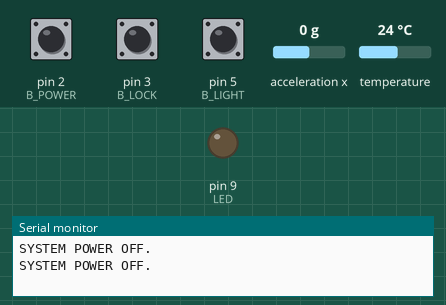
This sketch was run on a simulated Arduino Uno, built with avr-gcc and run on an emulated ATmega328P. Parts: output pins drawn as LEDs (lit = HIGH), the last lines printed to the serial monitor. Inputs (shaded band) come from the test bench; at power-on: pin 5 (B_LIGHT) HIGH, pin 2 (B_POWER) HIGH, pin 3 (B_LOCK) HIGH, acceleration x 0 g, temperature 24 °C.

Above: at 1.6 s.
1.7 s: pin 5 (B_LIGHT) pulled LOW for 3.2 s
At 4.2 s:
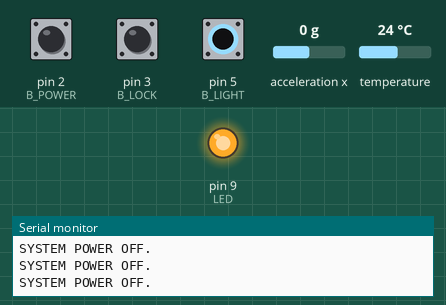
6.4 s: pin 2 (B_POWER) pulled LOW for 0.5 s
Timing chart, 0 to 9.4 s (numbered marks = the images above; inputs shaded):
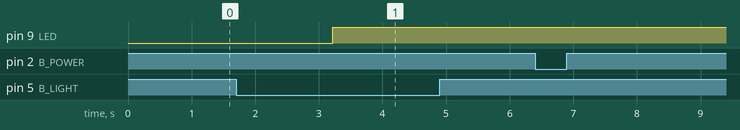

Measured:
- after the input at 1.7 s, pin 9 (LED): LOW → HIGH after 1.5 s

The sketch:

thermometer_2.ino
```cpp
#include <Wire.h>
#include <OneWire.h>
#include <DallasTemperature.h>
#include "I2Cdev.h"
#include "MPU6050.h"
// PIN DEFINITIONS
#define B_POWER        2
#define B_LOCK         3
#define B_LIGHT        5
#define B_UNITS        4
#define LED            9
#define TEMP_ONE_WIRE  8
// GLOBAL FLAG VARIABLES
volatile bool G_POWERFLAG = false;  // POWER TOGGLE
bool          G_LOCKFLAG  = false;  // DISPLAY LOCK CHECK
bool          G_LIGHTFLAG = false;  // LED TOGGLE
bool          G_UNITFLAG  = false;  // CELSIUS - TRUE, FAHRENHEIT - FALSE
// TEMPERATURE VARIABLES (celsius is used later :) )
float temp_f         = 0.0;
float locked_temp_f  = 0.0;
float locked_temp_c  = 0.0;
// LED DEBOUNCING VARIABLES
bool     lastLightButtonState = HIGH;          // INPUT_PULLUP CORRECTION
unsigned long lastLightDebounceTime = 0;
const unsigned long LIGHT_DEBOUNCE_DELAY = 50;  // DEBOUNCING TIME
// LOCK BUTTON HOLDING LOGIC
bool     lastLockButtonState     = HIGH;       // INPUT_PULLUP CORRECTION
unsigned long lockPressStartTime = 0;
bool     lockToggledThisPress    = false;      // CHECK FOR ACCIDENTAL MULTIPLES OF PRESSES
const unsigned long LOCK_HOLD_TIME = 3000;     // LOCK HOLD VALUE (3 SECONDS)
// ONEWIRE VARIABLES (FOR TEMPERATURE SENSOR)
OneWire oneWire(TEMP_ONE_WIRE);
DallasTemperature sensors(&oneWire);
// MPU6050 SETUP
MPU6050 accelgyro;  // MPU OBJECT
int16_t ax, ay, az; // ACCELERATION DATA
bool orientationRightSideUp = true; // TRUE FOR POSITIVE az, FALSE FOR NEGATIVE
// SETUP CODE
void setup() {
  Serial.begin(9600);
// INITIALIZATION OF TEMPERATURE SENSOR
  sensors.begin();
// INITIALIZING MPU6050
  Wire.begin();
  accelgyro.initialize();
// PINMDOE SETUPS
  pinMode(B_POWER, INPUT_PULLUP);   // POWER BUTTON
  pinMode(B_LOCK,  INPUT_PULLUP);   // LOCK BUTTON ON TIMER
  pinMode(B_LIGHT, INPUT_PULLUP);   // LED TOGGLE BUTTON
  pinMode(LED,     OUTPUT);         // LED
  digitalWrite(LED, LOW);
// INTERRUPTS
  attachInterrupt(digitalPinToInterrupt(B_POWER), isr_power, RISING);
}
//LOOP CODE
void loop() {
  // STEP 1 - LOCK CHECK
  checkLockHold();
  // STEP 2 - LIGHT TOGGLE CHECK
  checkLightToggle();

  // STEP 3 - TEMPERATURE SENSOR LOGIC - ONLY APPLICABLE IF POWER ACTIVE
  if (G_POWERFLAG) {
    // TEMPERATURE SENSOR CHECK
    sensors.requestTemperatures();
    temp_f = sensors.getTempFByIndex(0);
    // CONVERSION
    float temp_c = (5.0 / 9.0) * (temp_f - 32.0);
    // IF LOCKED, WRITE LOCK VALUES
    if (G_LOCKFLAG) {
      locked_temp_f = temp_f;
      locked_temp_c = temp_c;
    }
// ORIENTATION CHECK (LOOKING FOR RIGHTSIDEUP OR UPSIDEDOWN)
    readOrientation();
// SERIAL PRINTING LOOP
    SerialCheck(temp_f, temp_c);
  } else {
// IF POWER == 0
    Serial.println("SYSTEM POWER OFF.");
  }
// DELAY FOR ACCURACY/CLARITY
  delay(800);
}
// MPU6050 CHECK
void readOrientation() {
  // RAW ACCELERATION VALUES
  //accelgyro.getAcceleration(&ax, &ay, &az);
  ax = accelgyro.getAccelerationX();
// ORIENTATION CHECK -> ax>0 RIGHTSIDEUP, ax<0 UPSIDEDOWN
  orientationRightSideUp = (az > 0);
  Serial.print(ax);
}
// PRINTING LOOP
void SerialCheck(float current_f, float current_c) {
  Serial.println("~~~~~~~~~~~~~~~~~~~~~~~~~~~~~");
  // PRINT ORIENTATION
  Serial.print("ORIENTATION: ");
  if (orientationRightSideUp) {
    Serial.println("RIGHT SIDE UP");
  } else {
    Serial.println("UPSIDE DOWN");
  }
  // TEMPERATURE PRINTING
  Serial.print("CURRENT TEMPERATURE: ");
  if (G_UNITFLAG) {
    // CELSIUS
    if (G_LOCKFLAG) {
      Serial.print(locked_temp_c);
      Serial.println(" °C (LOCKED)");
    } else {
      Serial.print(current_c);
      Serial.println(" °C");
    }
  } else {
    // Show Fahrenheit
    if (G_LOCKFLAG) {
      Serial.print(locked_temp_f);
      Serial.println(" °F (LOCKED)");
    } else {
      Serial.print(current_f);
      Serial.println(" °F");
    }
  }
}
//ISR FOR POWER
void isr_power() {
  if (digitalRead(B_POWER) == HIGH) {
    G_POWERFLAG = !G_POWERFLAG;
  }
}
//LOCK HOLD CHECK
void checkLockHold() {
  bool currentLockButtonState = digitalRead(B_LOCK);
  // CHECK/RECORD LAST LOCK STATE CHANGE (LOW<->HIGH)
  if (currentLockButtonState != lastLockButtonState) {
    lockPressStartTime = millis();
  }
  // CHECKS FOR STABILITY AND CHANGE
  if ((millis() - lockPressStartTime) > 50) {
    static bool lockButtonStableState = HIGH;
    if (currentLockButtonState != lockButtonStableState) {
      lockButtonStableState = currentLockButtonState;
      // IF CHANGE IS LOW, SET START TIME
      if (lockButtonStableState == LOW) {
        lockPressStartTime   = millis();
        lockToggledThisPress = false; // ACCIDENTAL MULTIPLE PRESSES PROTECTION
      } else {
      }
    }
  }
  // IF LAST READING IS LOW, RE-CHECK
  if (digitalRead(B_LOCK) == LOW) {
    unsigned long heldTime = millis() - lockPressStartTime;
// SWAP LOCK IF HELD AFTER 3 SECONDS
    if (heldTime >= LOCK_HOLD_TIME && !lockToggledThisPress) {
      G_LOCKFLAG = !G_LOCKFLAG;
      lockToggledThisPress = true;
    }
  }
  // UPDATE BUTTON STATE
  lastLockButtonState = currentLockButtonState;
}
// LIGHT TOGGLE CHECK
void checkLightToggle() {
  bool currentButtonState = digitalRead(B_LIGHT);
// CHECK LAST BUTTON STATE AGAINST CURRENT
  if (currentButtonState != lastLightButtonState) {
    lastLightDebounceTime = millis();
  }
  if ((millis() - lastLightDebounceTime) > LIGHT_DEBOUNCE_DELAY) {
    static bool buttonStableState = HIGH; // STABLE BUTTON STATE
    // SECONDARY CHECK
    if (currentButtonState != buttonStableState) {
      buttonStableState = currentButtonState;
      // PULLUP MEANS HIGH -> PRESS -> LOW INSTEAD OF LOW -> PRESS -> HIGH
      if (buttonStableState == LOW) {
        G_LIGHTFLAG = !G_LIGHTFLAG;
        digitalWrite(LED, G_LIGHTFLAG ? HIGH : LOW);
      }
    }
  }
  lastLightButtonState = currentButtonState;
}
```
